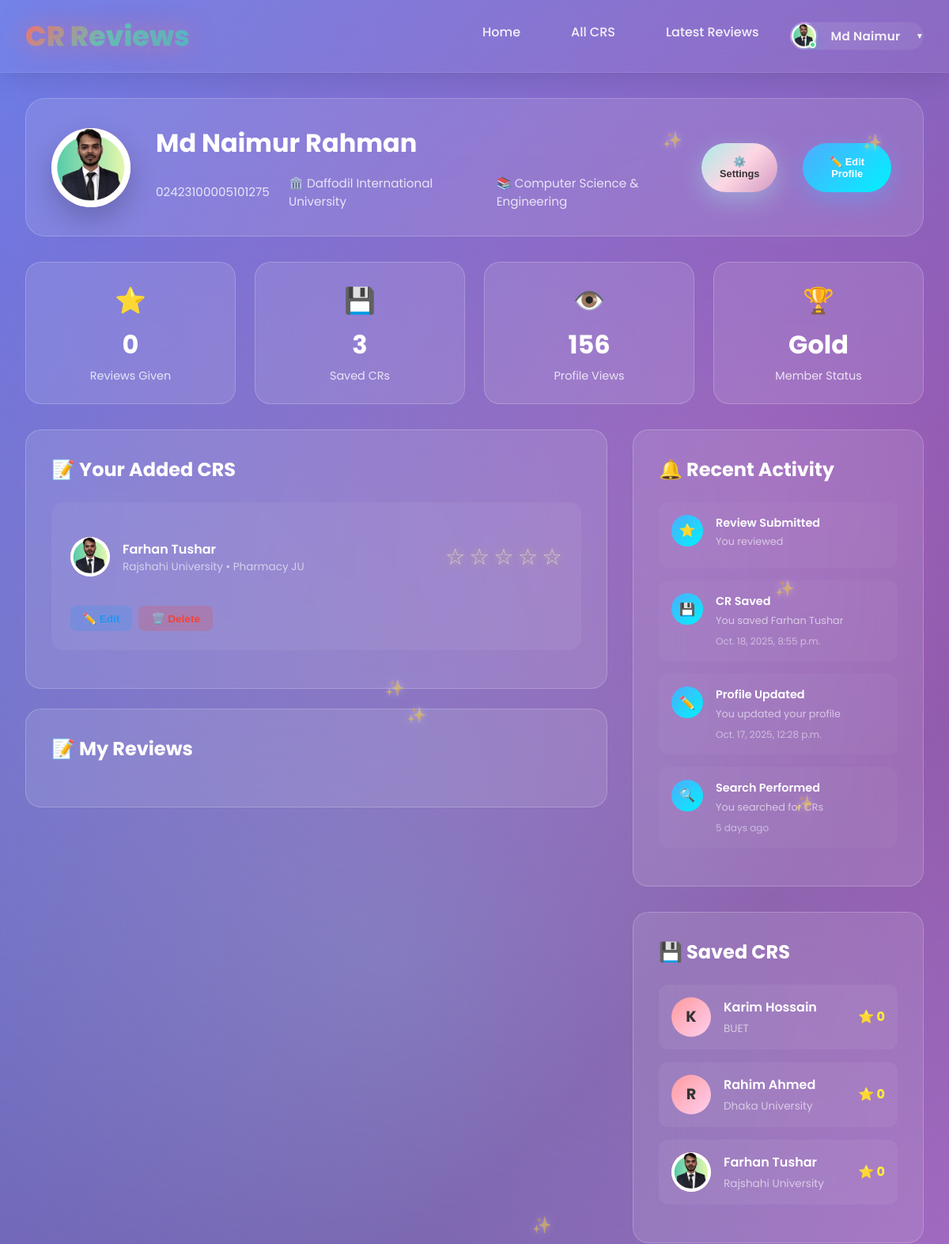
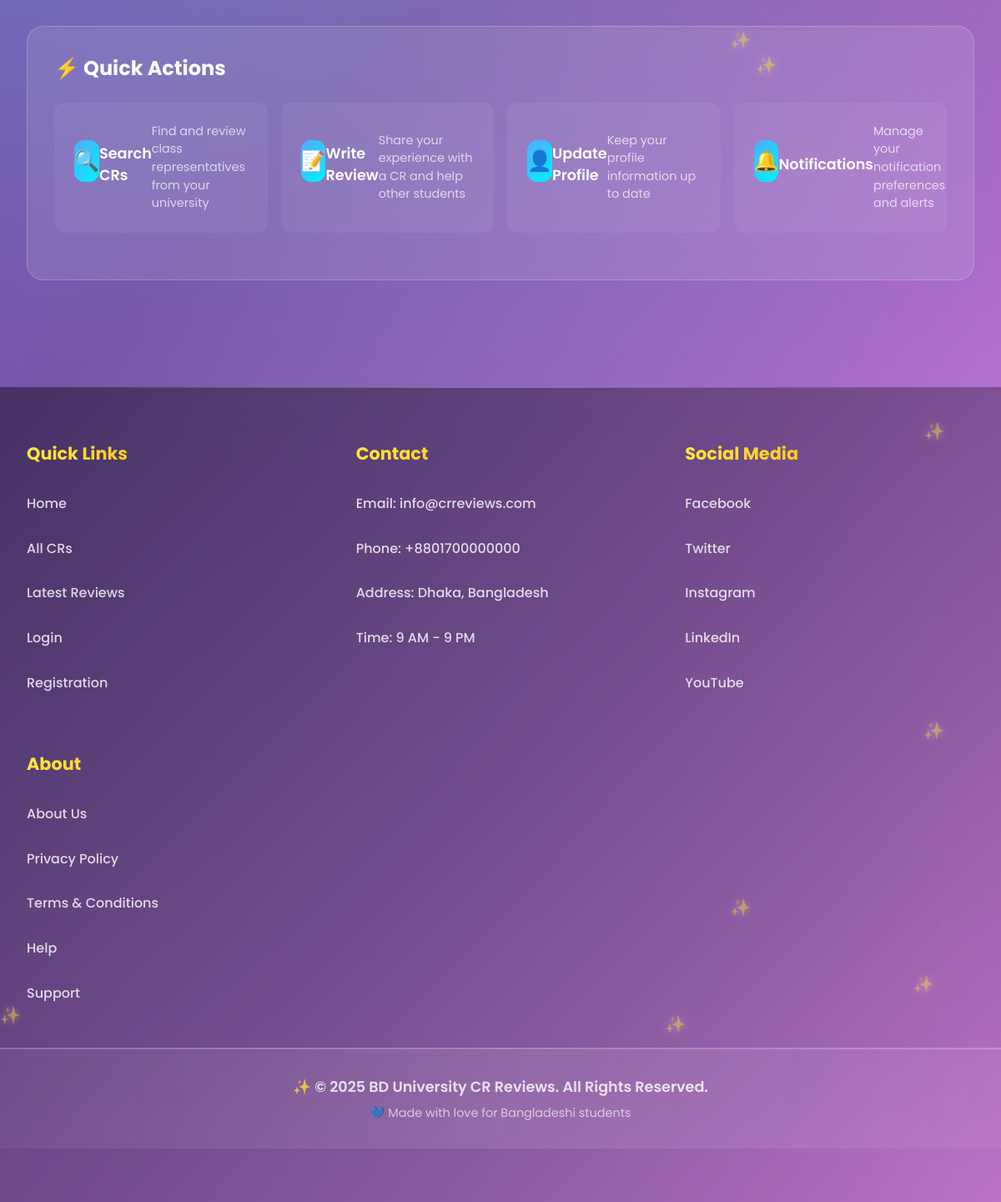
The page /user_dashboard/md-naimur-rahman/ (signed in) on the database its author committed (2 pictures, top to bottom).
### userprofile/models.py (models this page shows, shortened)
class User(AbstractBaseUser,PermissionsMixin):
    university=models.ForeignKey(University, on_delete=models.SET_NULL,related_name='university',null=True,blank=True)
    department=models.ForeignKey(Department, on_delete=models.SET_NULL,related_name='department',null=True,blank=True)
    profile_picture=models.ImageField(upload_to=user_profile_picture_path,null=True,blank=True)
    first_name = models.CharField(max_length=50)
    last_name = models.CharField(max_length=50)
    gender = models.CharField(choices=[('M', 'Male'), ('F', 'Female')], max_length=1)
    email = models.EmailField(unique=True)
    phone=models.CharField(max_length=20,null=True,blank=True)
    date_of_birth=models.DateField(null=True,blank=True)
    student_id=models.CharField(max_length=50,unique=True)
    batch=models.CharField(max_length=20,null=True,blank=True)
    dept_batch = models.CharField(max_length=20 , blank=True, null=True)
    section=models.CharField(max_length=20,null=True,blank=True)
    bio=models.TextField(null=True,blank=True)
    facebook_url=models.URLField(default='https://www.facebook.com/')
    instagram_url=models.URLField(default='https://www.instagram.com/')
    linkedin_url=models.URLField(default='https://www.linkedin.com/')
    role=models.CharField(max_length=20, default='student')
    slug=models.SlugField(blank=True,unique=True)
    is_active = models.BooleanField(default=True)
    is_staff = models.BooleanField(default=False)
    created_at = models.DateTimeField(auto_now_add=True)
    updated_at = models.DateTimeField(auto_now=True)
    deleted_at = models.DateTimeField(blank=True, null=True)
    USERNAME_FIELD = 'email'
    REQUIRED_FIELDS = ['first_name','last_name']
    objects = CustomUserManager()

class SavedCR(models.Model):
    user = models.ForeignKey(User, on_delete=models.CASCADE, related_name='saved_crs')
    cr_profile = models.ForeignKey(CrProfile, on_delete=models.CASCADE, related_name='saved_by')
    saved_at = models.DateTimeField(auto_now_add=True)
    class Meta:
        unique_together = ('user', 'cr_profile')

### cr/models.py (models this page shows, shortened)
class University(models.Model):
    Public = "Public"
    Private = "Private"
    university_type = [
        (Public,"Public"),
        (Private,"Private"),
    ]
    title =models.CharField(max_length=100,unique=True,blank=False,null=False)
    type =models.CharField(max_length=100,choices=university_type)
    address=models.CharField(max_length=150, blank=True, null=True)
    slug=models.SlugField(blank=True,unique=True)
    created_at=models.DateTimeField(auto_now_add=True)
    updated_at=models.DateTimeField(auto_now=True)
    daleted_at=models.DateTimeField(auto_now=True,blank=True,null=True)
    def __str__(self):
        return self.title

class Department(models.Model):
    university=models.ForeignKey(University, on_delete=models.CASCADE,related_name='departments')
    title=models.CharField(max_length=50,unique=True,blank=False,null=False)
    code=models.CharField(max_length=50,unique=True,blank=True,null=True)
    slug=models.SlugField(blank=True,unique=True)
    created_at=models.DateTimeField(auto_now_add=True)
    updated_at=models.DateTimeField(auto_now=True)
    daleted_at=models.DateTimeField(auto_now=True,blank=True,null=True)
    def __str__(self):
        return self.title

class CrProfile(models.Model):
    user=models.OneToOneField('userprofile.User', on_delete=models.CASCADE,related_name='user_profile')
    university=models.ForeignKey(University, on_delete=models.CASCADE,related_name='university_crs')
    department=models.ForeignKey(Department, on_delete=models.CASCADE,related_name='department_crs')
    profile_picture = models.ImageField(upload_to='cr_profile_pictures/', blank=True, null=True)
    name = models.CharField(max_length=100)
    gender = models.CharField(choices=[('M', 'Male'), ('F', 'Female')], max_length=1)
    email = models.EmailField(blank=True, null=True)
    phone = models.CharField(max_length=30, blank=True, null=True)
    st_id = models.CharField(max_length=50, unique=True)
    batch = models.CharField(max_length=20)
    dept_batch = models.CharField(max_length=20 , blank=True, null=True)
    section = models.CharField(max_length=10)
    bio = models.TextField(blank=True, null=True)
    date_of_birth = models.DateField(blank=True, null=True)
    slug = models.SlugField(unique=True, blank=True)
    facebook_url = models.URLField(default='https://www.facebook.com/')
    instagram_url = models.URLField(default='https://www.instagram.com/')
    linkedin_url = models.URLField(default='https://www.linkedin.com/')
    created_at=models.DateTimeField(auto_now_add=True)
    updated_at=models.DateTimeField(auto_now=True)
    deleted_at=models.DateTimeField(auto_now=True,blank=True,null=True)
    @property
    def average_rating(self):
        avg=self.cr_reviews.aggregate(Avg('rating'))['rating__avg']
        return round(avg,1) if avg else 0

### userprofile/views.py (the view)
# urls.py: path('user_dashboard/<str:slug>/',user_dasboard,name="user_dashboard"),
@login_required
def user_dasboard(request,slug):
    user = User.objects.get(email=request.user.email,slug=slug)
    review = Review.objects.filter(user=user).order_by('-created_at')
    saved_crs = SavedCR.objects.filter(user=request.user).select_related('cr_profile')
    last = review.first()
    last_cr_saved= saved_crs.last()
    add_crs = CrProfile.objects.filter(user=request.user)
    context = {
        'user':user,
        'review':review,
        'last':last,
        'saved_crs':saved_crs,
        'last_cr_saved':last_cr_saved,
        'add_crs':add_crs,
    }
    return render(request,'user_profile/user_dashboard.html',context)

### templates/user_profile/user_dashboard.html (shortened to what this page needs)
{% extends 'base.html' %}
{% load static %}
{% block content %}
<div class="dashboard-container">
        <div class="dashboard-header">
            <div class="header-left">
                <div class="profile-avatar-large">
                    {% if user.profile_picture %}
                    <img src={{user.profile_picture.url}} alt={{user.first_name}} />
                    {% else %}
                    {{user.first_name|first|upper}}
                    {% endif %}
                </div>
                <div class="user-info">
                    <h1>{{user.first_name}} {{user.last_name}}</h1>
                    <div class="user-meta">
                        <span>{{user.student_id}}</span>
                        <span>🏛️ {{user.university}}</span>
                        <span>📚 {{user.department}}</span>
                    </div>
                </div>
            </div>
            <div class="header-right">
                <button class="btn btn-secondary" onclick="window.location.href='{% url 'settings'%}'">⚙️ Settings</button>
                <button class="btn btn-primary" onclick="window.location.href='{% url 'edit_user' user.slug %}'">✏️ Edit Profile</button>
            </div>
        </div>
        <div class="stats-row">
            <div class="stat-box">
                <div class="stat-box-icon">⭐</div>
                <div class="stat-box-value">{{review.count}}</div>
                <div class="stat-box-label">Reviews Given</div>
            </div>
            <div class="stat-box">
                <div class="stat-box-icon">💾</div>
                <div class="stat-box-value">{{saved_crs.count}}</div>
                <div class="stat-box-label">Saved CRs</div>
            </div>
            <div class="stat-box">
                <div class="stat-box-icon">👁️</div>
                <div class="stat-box-value">156</div>
                <div class="stat-box-label">Profile Views</div>
            </div>
            <div class="stat-box">
                <div class="stat-box-icon">🏆</div>
                <div class="stat-box-value">Gold</div>
                <div class="stat-box-label">Member Status</div>
            </div>
        </div>
        <div class="content-grid">
           <div>
            <div class="dashboard-card">
                <div class="card-header">
                    <h2 class="card-title">📝 Your Added CRS</h2>
                </div>
                {% for add in add_crs %}
                <div class="review-item">
                    <div class="review-header">
                        <div class="review-cr">
                            <div class="saved-avatar">
                            {% if add.profile_picture %}
                            <img src={{add.profile_picture.url}} alt={{add.name}} />
                            {% else %}
                             {{add.name|first|upper}}
                            {% endif %}
                            </div>
                            <div class="cr-info">
                                <h4><a href="{% url 'cr_profile' add.slug %}" style="text-decoration: none; color: inherit;">{{add.name}}</a></h4>
                                <p>{{add.university}} • {{add.department}}</p>
                            </div>
                        </div>
                        <div class="rating">
                            {% for i in "12345" %} {% if forloop.counter <= add.rating %}
                            <span class="star filled">★</span>
                            {% else %}
                            <span class="star">☆</span>
                            {% endif %} {% endfor %}
                        </div>
                    </div>
                    <div class="review-actions">
                        <button class="action-btn edit">✏️ Edit</button>
                        <button class="action-btn delete">🗑️ Delete</button>
                    </div>
                </div>
                {% endfor %}
            </div>
            <br>
                <div class="dashboard-card">
                <div class="card-header">
                    <h2 class="card-title">📝 My Reviews</h2>
                </div>
                </div>
             </div>
            <div>
                <div class="dashboard-card" style="margin-bottom: 2rem;">
                    <div class="card-header">
                        <h2 class="card-title">🔔 Recent Activity</h2>
                    </div>
                    <div class="activity-item">
                        <div class="activity-icon">⭐</div>
                        <div class="activity-content">
                            <h4>Review Submitted</h4>
                            <p>You reviewed {{last.cr_profile.name}}</p>
                        </div>
                    </div>
                    <div class="activity-item">
                        <div class="activity-icon">💾</div>
                        <div class="activity-content">
                            <h4>CR Saved</h4>
                            <p>You saved {{last_cr_saved.cr_profile.name}}</p>
                            <div class="activity-time">{{last_cr_saved.saved_at}}</div>
                        </div>
                    </div>
                    <div class="activity-item">
                        <div class="activity-icon">✏️</div>
                        <div class="activity-content">
                            <h4>Profile Updated</h4>
                            <p>You updated your profile</p>
                            <div class="activity-time">{{user.updated_at}}</div>
                        </div>
                    </div>
                    <div class="activity-item">
                        <div class="activity-icon">🔍</div>
                        <div class="activity-content">
                            <h4>Search Performed</h4>
                            <p>You searched for CRs</p>
                            <div class="activity-time">5 days ago</div>
                        </div>
                    </div>
                </div>
                <div class="dashboard-card">
                    <div class="card-header">
                        <h2 class="card-title">💾 Saved CRS</h2>
                    </div>
                     {% for save_cr in saved_crs %}
                    <div class="saved-cr-item">
                        <div class="saved-avatar">
                        {% if save_cr.cr_profile.profile_picture %}
                        <img src={{save_cr.cr_profile.profile_picture.url}} alt={{save_cr.cr_profile.name}} />
                        {% else %}
                        {{save_cr.cr_profile.name|first|upper}}
                        {% endif %}
                        </div>
                        <div class="saved-info">
                            <h4><a href="{% url 'cr_profile' save_cr.cr_profile.slug %}"  style="text-decoration: none; color: inherit;">{{save_cr.cr_profile.name}}</a></h4>
                            <p>{{save_cr.cr_profile.university}}</p>
                        </div>
                        <div class="saved-rating">
                            ⭐ {{save_cr.cr_profile.average_rating}}
                        </div>
                    </div>
                    {% endfor %}
                </div>
            </div>
        </div>
        <div class="dashboard-card full-width-card" style="margin-top: 2rem;">
            <div class="card-header">
                <h2 class="card-title">⚡ Quick Actions</h2>
            </div>
            <div class="settings-grid">
                <div class="setting-item">
                    <div class="setting-icon">🔍</div>
                    <h3>Search CRs</h3>
                    <p>Find and review class representatives from your university</p>
                </div>
                <div class="setting-item">
                    <div class="setting-icon">📝</div>
                    <h3>Write Review</h3>
                    <p>Share your experience with a CR and help other students</p>
                </div>
                <div class="setting-item">
                    <div class="setting-icon">👤</div>
                    <h3>Update Profile</h3>
                    <p>Keep your profile information up to date</p>
                </div>
                <div class="setting-item">
                    <div class="setting-icon">🔔</div>
                    <h3>Notifications</h3>
                    <p>Manage your notification preferences and alerts</p>
                </div>
            </div>
        </div>
</div>
{% endblock content %}

### templates/base.html (shortened to what this page needs)
<!DOCTYPE html>
<html lang="en">
{% load static %}
<head>
    <link rel="stylesheet" href="{% static 'style.css' %}">
    <link rel="stylesheet" href="{% static 'add_cr.css' %}">
    <link rel="stylesheet" href="{% static 'user_dashboard.css' %}">
    <link rel="stylesheet" href="{% static 'edit_user_settings.css' %}">
</head>
<body>
    <nav class="navbar">
        <div class="nav-container">
            <a href="home.html" class="logo">CR Reviews</a>
            <ul class="nav-links">
                <li><a href="{% url 'home' %}" class="nav-link">Home</a></li>
                <li><a href="{% url 'all_cr' %}" class="nav-link" >All CRS</a></li>
                <li><a href="{% url 'latest_reviews' %}" class="nav-link" >Latest Reviews</a></li>
                {% if user.is_authenticated %}
                <li class="user-dropdown">
                <a href="#" class="nav-link user-profile-btn">
                    <span class="user-avatar">
                    {% if user.profile_picture %}
                        <img src="{{ user.profile_picture.url }}" alt="{{ user.name }}" />
                    {% else %}
                        {{ user.first_name|first|upper }}
                    {% endif %}
                    </span>
                    <span class="user-name">{{user.first_name}}</span>
                    <span class="dropdown-arrow">▼</span>
                </a>
                </li>
                {% else %}
                <li><a href="{% url 'login'%}" class="nav-link" >Login</a></li>
                <li><a href="{%url 'registration'%}" class="nav-link">Registration</a></li>
                {% endif %}
            </ul>
        </div>
    </nav>
    {% block content %}
    {% endblock content %}
    {% include 'footer.html' %}
</body>
</html>

### rows shown on the page
User: profile_picture (picture), first_name "Md Naimur", last_name "Rahman", student_id "02423100005101275", university "Daffodil International University", department "Computer Science & Engineering", updated_at "Oct. 17, 2025, 12:28 p.m."
CrProfile: profile_picture (picture), name "Farhan Tushar", university "Rajshahi University", department "Pharmacy JU"
SavedCR: cr_profile.name "Farhan Tushar", saved_at "Oct. 18, 2025, 8:55 p.m.", cr_profile.profile_picture (picture), cr_profile.university "Rajshahi University", cr_profile.average_rating "0"
SavedCR: cr_profile.name|first "K", cr_profile.name "Karim Hossain", cr_profile.university "BUET", cr_profile.average_rating "0"
SavedCR: cr_profile.name|first "R", cr_profile.name "Rahim Ahmed", cr_profile.university "Dhaka University", cr_profile.average_rating "0"

### other values the page prints
{{ review.count }} "0"
{{ saved_crs.count }} "3"
